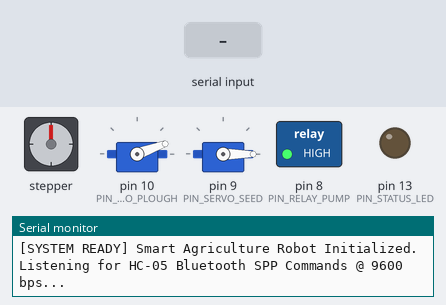
Simulated run of this sketch. Board: Arduino Uno, built with avr-gcc and run on an emulated ATmega328P. Parts: stepper motor, 2 × servo, switched loads named in the sketch (green lamp = pin HIGH), output pins drawn as LEDs (lit = HIGH), the last lines printed to the serial monitor. Wiring (inferred from the names in the program): stepper motor (2048 steps per turn assumed): coils pin 4, pin 5, pin 6, pin 7. The inputs (shaded band) are chosen by the test bench.

Above: at 2.4 s.
2.5 s: "D\n" received over Serial
At 3.37 s:
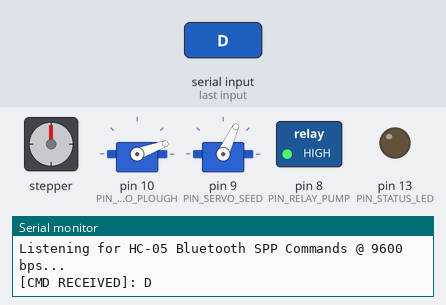
5.5 s: byte 100 ('d') received over Serial
At 6.5 s:
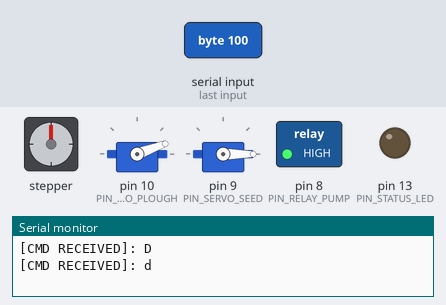
7.0 s: byte 80 ('P') received over Serial
At 7.7 s:
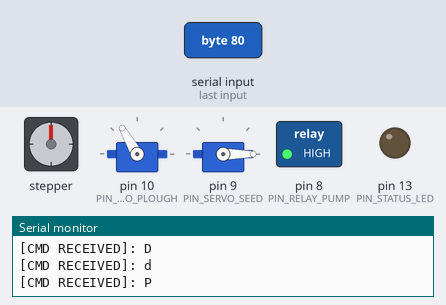
8.5 s: byte 87 ('W') received over Serial
At 9.7 s:
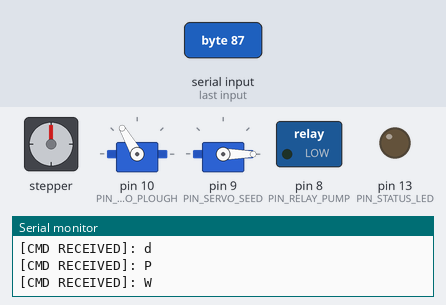
10.0 s: byte 112 ('p') received over Serial
At 11.1 s:
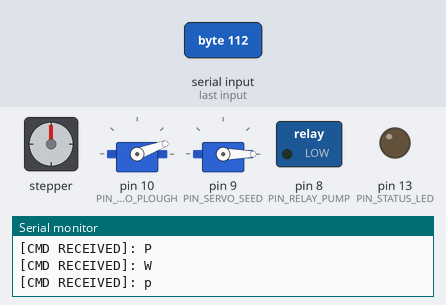
11.5 s: "D\n" received over the second serial link
At 12.37 s:
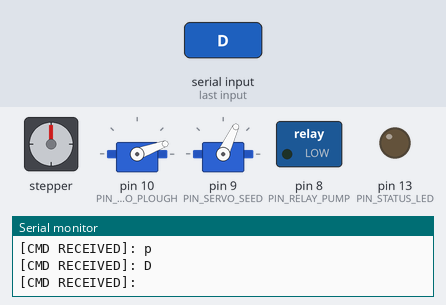
Timing chart, 0 to 15.5 s (numbered marks = the images above; inputs shaded):
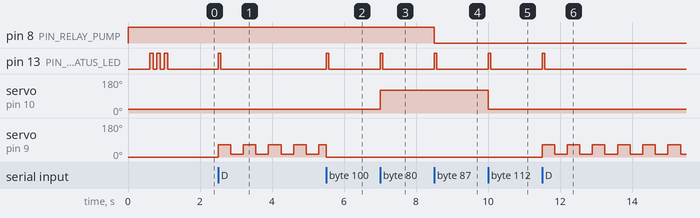

The sketch:

firmware.ino
```cpp
/**
 * ============================================================================
 * Project: Smart Ploughing and Cultivation Agriculture Robot
 * Target: Arduino Uno R3 (ATmega328P @ 16 MHz)
 * Description: Production-ready firmware for 4WD differential locomotion,
 *              mechanical plough actuation, seed metering agitation,
 *              and pressurized water/pesticide pump control via Bluetooth SPP.
 * ============================================================================
 *
 * Hardware Pin Mapping:
 * ----------------------------------------------------------------------------
 * Pin D2  : HC-05 TXD -> Arduino RX (SoftwareSerial)
 * Pin D3  : Arduino TX -> HC-05 RXD (via 1k / 2k ohm voltage divider)
 * Pin D4  : L298N / L293D IN1 (Left Motor Forward)
 * Pin D5  : L298N / L293D IN2 (Left Motor Reverse)
 * Pin D6  : L298N / L293D IN3 (Right Motor Forward)
 * Pin D7  : L298N / L293D IN4 (Right Motor Reverse)
 * Pin D8  : 1-Channel Relay Module (Active-LOW: LOW=ON, HIGH=OFF) -> Water Pump
 * Pin D9  : Seed Dispenser Servo (MG90S PWM)
 * Pin D10 : Plough Lifter Servo (MG996R PWM)
 * Pin D13 : Onboard Status Indicator LED
 * ----------------------------------------------------------------------------
 * Ground Bus: All component grounds (Arduino GND, Driver GND, Battery (-),
 *             Buck Converter GND, Relay GND, Servo GND) MUST be unified.
 * ============================================================================
 */

#include <SoftwareSerial.h>
#include <Servo.h>

// ============================================================================
// CONFIGURATION & CALIBRATION PARAMETERS
// ============================================================================

// Pin Assignments
const uint8_t PIN_BT_RX       = 2;    // Arduino RX (Connects to HC-05 TX)
const uint8_t PIN_BT_TX       = 3;    // Arduino TX (Connects to HC-05 RX via divider)
const uint8_t PIN_MOTOR_IN1   = 4;    // Left Motors Forward
const uint8_t PIN_MOTOR_IN2   = 5;    // Left Motors Reverse
const uint8_t PIN_MOTOR_IN3   = 6;    // Right Motors Forward
const uint8_t PIN_MOTOR_IN4   = 7;    // Right Motors Reverse
const uint8_t PIN_RELAY_PUMP  = 8;    // Water / Pesticide Pump Relay (Active-LOW)
const uint8_t PIN_SERVO_SEED  = 9;    // Seed Dispenser MG90S Servo
const uint8_t PIN_SERVO_PLOUGH= 10;   // Plough Lifter MG996R Servo
const uint8_t PIN_STATUS_LED  = 13;   // Onboard Status LED

// Timing Parameters (Milliseconds)
const unsigned long WATCHDOG_TIMEOUT_MS    = 2000; // Stop locomotion if no signal within 2s
const unsigned long LED_FLASH_DURATION_MS  = 70;   // Status LED flash length
const unsigned long PLOUGH_TRAVEL_TIME_MS  = 650;  // Time needed for plough to reach position before detaching
const unsigned long SEED_INTERVAL_MS       = 350;  // Agitation period (switching interval between angles)
const unsigned long SEED_CLOSE_TRAVEL_MS   = 300;  // Time allowed to close gate before detaching

// Plough Angle Calibration (Easily adjustable)
const int PLOUGH_RETRACT_ANGLE = 20;   // Transit / Lifted position (degrees)
const int PLOUGH_DEPLOY_ANGLE  = 120;  // Deployed / Ground-engagement position (degrees)

// Seed Dispenser Agitation Angles
const int SEED_CLOSED_ANGLE   = 0;     // Fully shut (prevents seed leakage)
const int SEED_AGITATE_MIN    = 15;    // Agitation stroke lower bound
const int SEED_AGITATE_MAX    = 65;    // Agitation stroke upper bound

// ============================================================================
// SYSTEM OBJECTS & GLOBAL STATE VARIABLES
// ============================================================================

SoftwareSerial btSerial(PIN_BT_RX, PIN_BT_TX); // Communication channel with HC-05
Servo ploughServo;
Servo seedServo;

// Locomotion & Safety Watchdog
bool isMoving = false;
unsigned long lastCommandTimestamp = 0;

// Status LED Non-Blocking Flash State
bool isLedActive = false;
unsigned long ledTurnOffTimestamp = 0;

// Plough Servo Power Management State
bool isPloughActive = false;
unsigned long ploughDetachTimestamp = 0;

// Seed Dispenser Agitation State Machine
bool isSeedingActive = false;
bool isSeedStopping = false;
bool seedToggleState = false;
unsigned long lastSeedAgitateTimestamp = 0;
unsigned long seedDetachTimestamp = 0;

// Pump State (Active-LOW relay)
bool isPumpOn = false;

// ============================================================================
// FUNCTION DECLARATIONS
// ============================================================================
void processCommand(char cmd);
void setLocomotion(uint8_t in1, uint8_t in2, uint8_t in3, uint8_t in4, bool moving);
void stopMotors();
void setPloughPosition(int angle);
void startSeeding();
void stopSeeding();
void setPump(bool state);
void pulseStatusLed();
void updateWatchdog();
void updateServos();
void updateStatusLed();

// ============================================================================
// SETUP ROUTINE
// ============================================================================
void setup() {
  // 1. Initialize Hardware Serial for PC Debugging & SoftwareSerial for Bluetooth
  Serial.begin(9600);
  btSerial.begin(9600);

  // 2. Configure Motor Driver Output Pins
  pinMode(PIN_MOTOR_IN1, OUTPUT);
  pinMode(PIN_MOTOR_IN2, OUTPUT);
  pinMode(PIN_MOTOR_IN3, OUTPUT);
  pinMode(PIN_MOTOR_IN4, OUTPUT);
  stopMotors();

  // 3. Configure Relay Pin (Write HIGH first to prevent active-LOW click at boot)
  digitalWrite(PIN_RELAY_PUMP, HIGH); // Relay OFF (HIGH for active-LOW)
  pinMode(PIN_RELAY_PUMP, OUTPUT);

  // 4. Configure Status LED
  pinMode(PIN_STATUS_LED, OUTPUT);
  digitalWrite(PIN_STATUS_LED, LOW);

  // 5. Initialize Servos to safe default positions and detach to save power
  ploughServo.attach(PIN_SERVO_PLOUGH);
  ploughServo.write(PLOUGH_RETRACT_ANGLE);

  seedServo.attach(PIN_SERVO_SEED);
  seedServo.write(SEED_CLOSED_ANGLE);

  // Allow mechanical settlement (blocking allowed ONLY during cold boot setup)
  delay(600);
  ploughServo.detach();
  seedServo.detach();

  // Flash LED 3 times to signal boot readiness
  for (int i = 0; i < 3; i++) {
    digitalWrite(PIN_STATUS_LED, HIGH);
    delay(100);
    digitalWrite(PIN_STATUS_LED, LOW);
    delay(100);
  }

  Serial.println(F("[SYSTEM READY] Smart Agriculture Robot Initialized."));
  Serial.println(F("Listening for HC-05 Bluetooth SPP Commands @ 9600 bps..."));
}

// ============================================================================
// MAIN LOOP (STRICTLY NON-BLOCKING)
// ============================================================================
void loop() {
  // 1. Read Bluetooth SPP incoming commands
  while (btSerial.available() > 0) {
    char cmd = btSerial.read();
    processCommand(cmd);
  }

  // 2. Also accept USB Serial Monitor commands for bench testing without phone
  while (Serial.available() > 0) {
    char cmd = Serial.read();
    // Ignore newline / carriage return characters from terminal
    if (cmd != '\r' && cmd != '\n') {
      processCommand(cmd);
    }
  }

  // 3. Update Non-Blocking Asynchronous Subsystems
  updateWatchdog();
  updateServos();
  updateStatusLed();
}

// ============================================================================
// COMMAND PARSER & DISPATCHER
// ============================================================================
void processCommand(char cmd) {
  // Update watchdog timestamp on any valid recognized command
  lastCommandTimestamp = millis();
  pulseStatusLed();

  Serial.print(F("[CMD RECEIVED]: "));
  Serial.println(cmd);

  switch (cmd) {
    // --- Locomotion Commands ---
    case 'F': // Drive All Wheels Forward
      setLocomotion(HIGH, LOW, HIGH, LOW, true);
      break;

    case 'B': // Drive All Wheels Reverse
      setLocomotion(LOW, HIGH, LOW, HIGH, true);
      break;

    case 'L': // Skid-Steer Left (Left reverse, Right forward)
      setLocomotion(LOW, HIGH, HIGH, LOW, true);
      break;

    case 'R': // Skid-Steer Right (Left forward, Right reverse)
      setLocomotion(HIGH, LOW, LOW, HIGH, true);
      break;

    case 'S': // Emergency / Released Stop
      stopMotors();
      break;

    // --- Tillage (Plough) Commands ---
    case 'P': // Deploy Plough into soil
      setPloughPosition(PLOUGH_DEPLOY_ANGLE);
      break;

    case 'p': // Retract Plough for transit
      setPloughPosition(PLOUGH_RETRACT_ANGLE);
      break;

    // --- Seeding Agitation Commands ---
    case 'D': // Start Seed Metering (Oscillating Dispenser)
      startSeeding();
      break;

    case 'd': // Stop Seed Metering & Close Shutter
      stopSeeding();
      break;

    // --- Irrigation (Water/Pesticide) Commands ---
    case 'W': // Water Pump ON
      setPump(true);
      break;

    case 'w': // Water Pump OFF
      setPump(false);
      break;

    default:
      // Unknown command ignored
      break;
  }
}

// ============================================================================
// LOCOMOTION SUBSYSTEM
// ============================================================================
void setLocomotion(uint8_t in1, uint8_t in2, uint8_t in3, uint8_t in4, bool moving) {
  digitalWrite(PIN_MOTOR_IN1, in1);
  digitalWrite(PIN_MOTOR_IN2, in2);
  digitalWrite(PIN_MOTOR_IN3, in3);
  digitalWrite(PIN_MOTOR_IN4, in4);
  isMoving = moving;
}

void stopMotors() {
  digitalWrite(PIN_MOTOR_IN1, LOW);
  digitalWrite(PIN_MOTOR_IN2, LOW);
  digitalWrite(PIN_MOTOR_IN3, LOW);
  digitalWrite(PIN_MOTOR_IN4, LOW);
  isMoving = false;
}

// ============================================================================
// PLOUGH SUBSYSTEM (MG996R High-Torque Servo)
// ============================================================================
void setPloughPosition(int angle) {
  if (!ploughServo.attached()) {
    ploughServo.attach(PIN_SERVO_PLOUGH);
  }
  ploughServo.write(angle);

  // Schedule non-blocking detachment to prevent continuous stall current draw
  isPloughActive = true;
  ploughDetachTimestamp = millis() + PLOUGH_TRAVEL_TIME_MS;
}

// ============================================================================
// SEED DISPENSER SUBSYSTEM (MG90S Agitation State Machine)
// ============================================================================
void startSeeding() {
  if (!isSeedingActive) {
    isSeedingActive = true;
    isSeedStopping = false;
    if (!seedServo.attached()) {
      seedServo.attach(PIN_SERVO_SEED);
    }
    // Start initial agitation stroke immediately
    seedToggleState = true;
    seedServo.write(SEED_AGITATE_MAX);
    lastSeedAgitateTimestamp = millis();
  }
}

void stopSeeding() {
  if (isSeedingActive || seedServo.attached()) {
    isSeedingActive = false;
    isSeedStopping = true;

    // Ensure servo is attached to command return to closed zero position
    if (!seedServo.attached()) {
      seedServo.attach(PIN_SERVO_SEED);
    }
    seedServo.write(SEED_CLOSED_ANGLE);
    seedDetachTimestamp = millis() + SEED_CLOSE_TRAVEL_MS;
  }
}

// ============================================================================
// IRRIGATION SUBSYSTEM (Active-LOW Relay Control)
// ============================================================================
void setPump(bool state) {
  isPumpOn = state;
  // Active-LOW relay logic: LOW energizes relay coil, HIGH de-energizes
  if (isPumpOn) {
    digitalWrite(PIN_RELAY_PUMP, LOW);  // PUMP ON
  } else {
    digitalWrite(PIN_RELAY_PUMP, HIGH); // PUMP OFF
  }
}

// ============================================================================
// NON-BLOCKING BACKGROUND TASK HANDLERS
// ============================================================================

// 1. Failsafe Watchdog: Stops motors if Bluetooth link drops during driving
void updateWatchdog() {
  if (isMoving) {
    if (millis() - lastCommandTimestamp >= WATCHDOG_TIMEOUT_MS) {
      stopMotors();
      Serial.println(F("[FAILSAFE WATCHDOG TRIGGERED]: Locomotion timeout. Robot halted."));
    }
  }
}

// 2. Servo Detach & Agitation Manager
void updateServos() {
  unsigned long currentMillis = millis();

  // Handle Plough Servo Auto-Detach
  if (isPloughActive) {
    if (currentMillis >= ploughDetachTimestamp) {
      ploughServo.detach();
      isPloughActive = false;
    }
  }

  // Handle Seed Agitation Oscillation
  if (isSeedingActive) {
    if (currentMillis - lastSeedAgitateTimestamp >= SEED_INTERVAL_MS) {
      lastSeedAgitateTimestamp = currentMillis;
      seedToggleState = !seedToggleState;
      seedServo.write(seedToggleState ? SEED_AGITATE_MAX : SEED_AGITATE_MIN);
    }
  }
  else if (isSeedStopping) {
    // Handle Seed Servo Detach after reaching closed position
    if (currentMillis >= seedDetachTimestamp) {
      seedServo.detach();
      isSeedStopping = false;
    }
  }
}

// 3. Status LED Pulse Handler
void pulseStatusLed() {
  digitalWrite(PIN_STATUS_LED, HIGH);
  isLedActive = true;
  ledTurnOffTimestamp = millis() + LED_FLASH_DURATION_MS;
}

void updateStatusLed() {
  if (isLedActive && (millis() >= ledTurnOffTimestamp)) {
    digitalWrite(PIN_STATUS_LED, LOW);
    isLedActive = false;
  }
}
```

Measured:
- after the input at 2.5 s, pin 13 (PIN_STATUS_LED): LOW → HIGH at once, → LOW 0.07 s later; servo on pin 9 (PIN_SERVO_SEED): alternates 65° for 0.35 s and 15° for 0.35 s, starting at once
- after the input at 5.5 s, pin 13 (PIN_STATUS_LED): LOW → HIGH at once, → LOW 0.07 s later
- after the input at 7.0 s, pin 13 (PIN_STATUS_LED): LOW → HIGH at once, → LOW 0.07 s later; servo on pin 10 (PIN_SERVO_PLOUGH): 20° → 120° at once
- after the input at 8.5 s, pin 8 (PIN_RELAY_PUMP): HIGH → LOW at once; pin 13 (PIN_STATUS_LED): LOW → HIGH at once, → LOW 0.07 s later
- after the input at 10.0 s, pin 13 (PIN_STATUS_LED): LOW → HIGH at once, → LOW 0.07 s later; servo on pin 10 (PIN_SERVO_PLOUGH): 120° → 20° at once
- after the input at 11.5 s, pin 13 (PIN_STATUS_LED): LOW → HIGH at once, → LOW 0.07 s later; servo on pin 9 (PIN_SERVO_SEED): alternates 65° for 0.35 s and 15° for 0.35 s, starting at once
